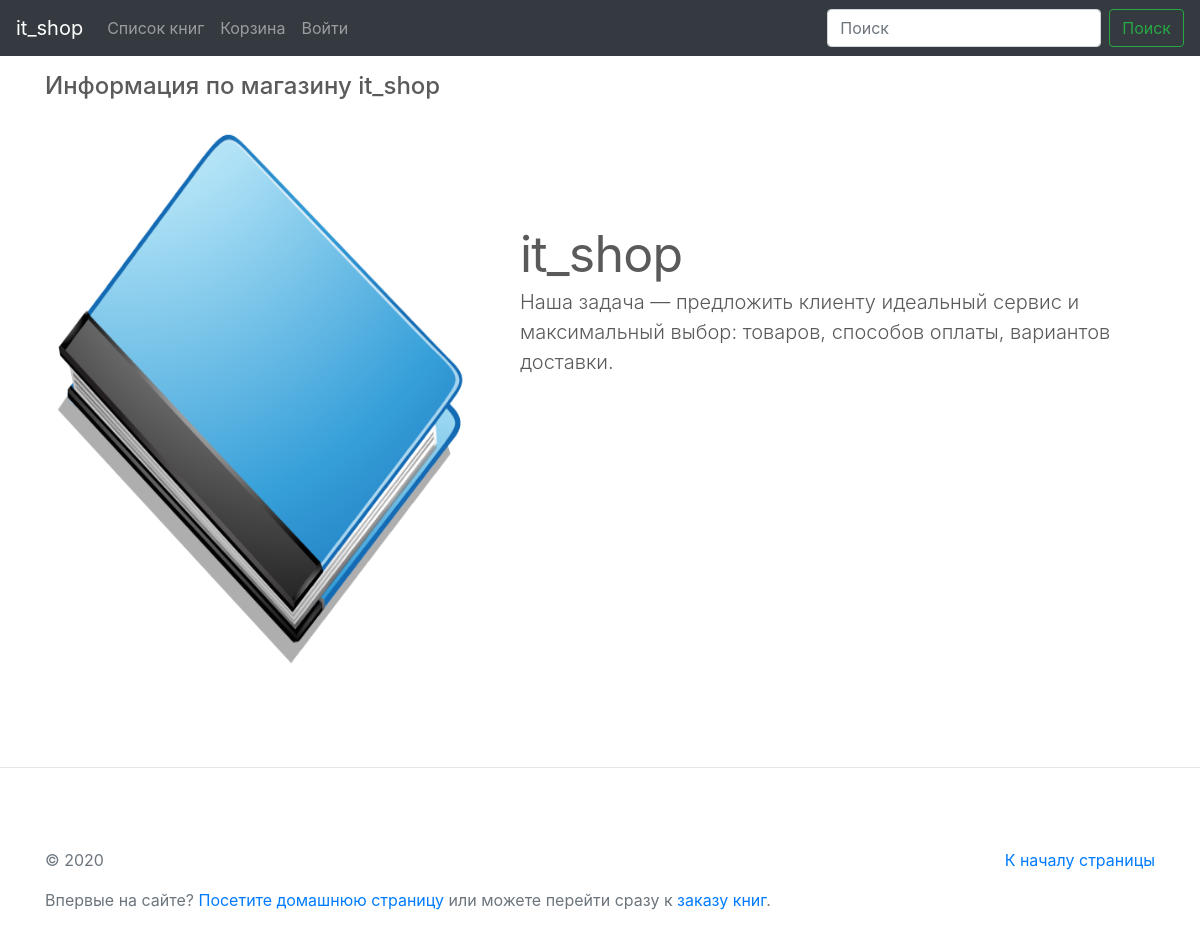
Screenshot of /appinfo/detail/1 with the database file from the repository.
### appinfo/models.py (models this page shows)
class AppInfo(models.Model):
    name = models.CharField(
        verbose_name='Название магазина',
        max_length= 200
    )
    image = models.ImageField(
        verbose_name='Логотип магазина',
        upload_to='logo',
    )
    year = models.CharField(
        verbose_name='Год разработки сайта',
        help_text='ГГГГ',
        max_length= 200
    )
    description = models.TextField(
        verbose_name='О магазине',
    )
    payment = models.TextField(
        verbose_name='Оплата',
    )
    delivery = models.TextField(
        verbose_name='Доставка',
    )
    def __str__(self):
        return f'{self.name}'

### appinfo/views.py (the view, shortened to what this page needs)
# urls.py: path('detail/<int:pk>', DetailAppInfo.as_view(), name='detail'),
class DetailAppInfo(DetailView):
    model = AppInfo
    template_name = 'appinfo/detail_info.html'

### proj/templatetags/app_tags.py (called while the page is built)
@register.simple_tag
def print_app_name():
    info = AppInfo.objects.get(pk=1)
    return info

@register.simple_tag
def print_app_year():
    info = AppInfo.objects.get(pk=1)
    return info.year

### appinfo/templates/appinfo/detail_info.html (shortened to what this page needs)
{% extends 'base.html' %}
{% block body %}
    {% include "top_menu_main_book.html" %}
    <div class="container marketing">
        <br>
        <h4 class="mb-3">Информация по магазину {{ object }}</h4>
        <div class="row featurette">
            <div class="col-md-7 order-md-2">
                <h2 class="featurette-heading">{{ object.name }}</h2>
                <p class="lead">{{ object.description }}</p>
            </div>
            <div class="col-md-5 order-md-1">
                <img src="{{ object.image.url }}" alt="Изображение автора" height="570px" width="430px">
            </div>
        </div>
    </div>
{% endblock body %}

### templates/base.html (shortened to what this page needs)
{% load static %}
{% load app_tags %}
<!doctype html>
<html lang="ru">
    <head>
        <link rel="stylesheet" href="https://stackpath.bootstrapcdn.com/bootstrap/4.5.0/css/bootstrap.min.css">
        <link href="{% static 'css/carousel.css' %}" rel="stylesheet">
    </head>
    <body>
        <main role="main">
            {% block body %}
            {% endblock body %}
            <hr class="featurette-divider">
            <footer class="text-muted">
                <div class="container">
                    <p class="float-right">
                        <a href="#">К началу страницы</a>
                    </p>
                    <p>&copy; {% print_app_year %}</p>
                    <p>Впервые на сайте? <a href="{% url 'main' %}">Посетите домашнюю страницу</a> или можете перейти сразу к <a href="{% url 'book:list_all_book' %}">заказу книг</a>.</p>
                </div>
            </footer>
        </main>
    </body>
</html>

### templates/top_menu_main_book.html (shortened to what this page needs)
{% load app_tags %}
<header>
    <nav class="navbar navbar-expand-md navbar-dark fixed-top bg-dark">
        <a class="navbar-brand" href="{% url 'main' %}">{% print_app_name %}</a>
        <div class="collapse navbar-collapse" id="navbarCollapse">
            <ul class="navbar-nav mr-auto">
                <li class="nav-item">
                    <a class="nav-link" href="{% url 'book:list_all_book' %}">Список книг<span class="sr-only">(current)</span></a>
                </li>
                {% if user.is_staff or user.is_superuser %}
                {% else %}
                    <li class="nav-item">
                        <a class="nav-link" href="#">Корзина</a>
                    </li>
                {% endif %}
                {% if user.is_anonymous %}
                    <li class="nav-item">
                        <a class="nav-link" href="{% url 'sign_in' %}">Войти</a>
                    </li>
                {% else %}
                    <li class="nav-item">
                        <a class="nav-link" href="{% url 'log_out' %}">Выйти</a>
                    </li>
                {% endif %}
            </ul>
            <form class="form-inline mt-2 mt-md-0">
                <input class="form-control mr-sm-2" type="text" placeholder="Поиск" aria-label="Search">
                <button class="btn btn-outline-success my-2 my-sm-0" type="submit">Поиск</button>
            </form>
        </div>
    </nav>
</header>

### static/css/carousel.css (style rules this page uses)
body { padding-top: 3rem; padding-bottom: 3rem; color: #5a5a5a; }
.marketing h2 { font-weight: 400; }
.featurette-divider { margin: 5rem 0; }
.featurette-heading { font-weight: 300; line-height: 1; letter-spacing: -.05rem; }
@media (min-width: 40em) { .featurette-heading { font-size: 50px; } }
@media (min-width: 62em) { .featurette-heading { margin-top: 7rem; } }

### rows the page displays
AppInfo: name "it_shop", description "Наша задача — предложить клиенту идеальный сервис и максимальный выбор: товаров, способов оплаты, вариантов доставки.", image (picture), year "2020"
